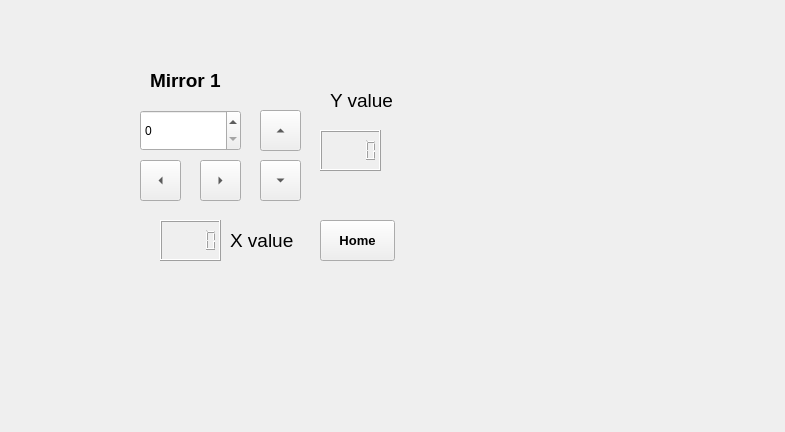
<?xml version="1.0" encoding="UTF-8"?>
<ui version="4.0">
 <class>Form</class>
 <widget class="QWidget" name="Form">
  <property name="geometry">
   <rect>
    <x>0</x>
    <y>0</y>
    <width>785</width>
    <height>432</height>
   </rect>
  </property>
  <property name="windowTitle">
   <string>Form</string>
  </property>
  <widget class="QSpinBox" name="stepSize">
   <property name="geometry">
    <rect>
     <x>140</x>
     <y>110</y>
     <width>101</width>
     <height>41</height>
    </rect>
   </property>
   <property name="maximum">
    <number>1000</number>
   </property>
  </widget>
  <widget class="QToolButton" name="ButtonUp">
   <property name="geometry">
    <rect>
     <x>260</x>
     <y>110</y>
     <width>41</width>
     <height>41</height>
    </rect>
   </property>
   <property name="text">
    <string>...</string>
   </property>
   <property name="arrowType">
    <enum>Qt::UpArrow</enum>
   </property>
  </widget>
  <widget class="QToolButton" name="ButtonDown">
   <property name="geometry">
    <rect>
     <x>260</x>
     <y>160</y>
     <width>41</width>
     <height>41</height>
    </rect>
   </property>
   <property name="text">
    <string>...</string>
   </property>
   <property name="arrowType">
    <enum>Qt::DownArrow</enum>
   </property>
  </widget>
  <widget class="QToolButton" name="ButtonRight">
   <property name="geometry">
    <rect>
     <x>200</x>
     <y>160</y>
     <width>41</width>
     <height>41</height>
    </rect>
   </property>
   <property name="text">
    <string>...</string>
   </property>
   <property name="arrowType">
    <enum>Qt::RightArrow</enum>
   </property>
  </widget>
  <widget class="QToolButton" name="ButtonLeft">
   <property name="geometry">
    <rect>
     <x>140</x>
     <y>160</y>
     <width>41</width>
     <height>41</height>
    </rect>
   </property>
   <property name="text">
    <string>...</string>
   </property>
   <property name="arrowType">
    <enum>Qt::LeftArrow</enum>
   </property>
  </widget>
  <widget class="QLabel" name="Mirror1_Label">
   <property name="geometry">
    <rect>
     <x>150</x>
     <y>60</y>
     <width>91</width>
     <height>41</height>
    </rect>
   </property>
   <property name="font">
    <font>
     <pointsize>14</pointsize>
     <weight>75</weight>
     <bold>true</bold>
    </font>
   </property>
   <property name="text">
    <string>Mirror 1</string>
   </property>
  </widget>
  <widget class="QLCDNumber" name="yStepNumber">
   <property name="geometry">
    <rect>
     <x>320</x>
     <y>130</y>
     <width>61</width>
     <height>41</height>
    </rect>
   </property>
   <property name="digitCount">
    <number>5</number>
   </property>
  </widget>
  <widget class="QLCDNumber" name="xStepNumber">
   <property name="geometry">
    <rect>
     <x>160</x>
     <y>220</y>
     <width>61</width>
     <height>41</height>
    </rect>
   </property>
  </widget>
  <widget class="QLabel" name="yValueLabel">
   <property name="geometry">
    <rect>
     <x>330</x>
     <y>80</y>
     <width>81</width>
     <height>41</height>
    </rect>
   </property>
   <property name="font">
    <font>
     <pointsize>14</pointsize>
    </font>
   </property>
   <property name="text">
    <string>Y value</string>
   </property>
  </widget>
  <widget class="QLabel" name="xValueLabel">
   <property name="geometry">
    <rect>
     <x>230</x>
     <y>220</y>
     <width>81</width>
     <height>41</height>
    </rect>
   </property>
   <property name="font">
    <font>
     <pointsize>14</pointsize>
    </font>
   </property>
   <property name="text">
    <string>X value</string>
   </property>
  </widget>
  <widget class="QPushButton" name="ButtonHome">
   <property name="geometry">
    <rect>
     <x>320</x>
     <y>220</y>
     <width>75</width>
     <height>41</height>
    </rect>
   </property>
   <property name="font">
    <font>
     <pointsize>10</pointsize>
     <weight>75</weight>
     <bold>true</bold>
    </font>
   </property>
   <property name="text">
    <string>Home</string>
   </property>
  </widget>
 </widget>
 <resources/>
 <connections/>
</ui>
